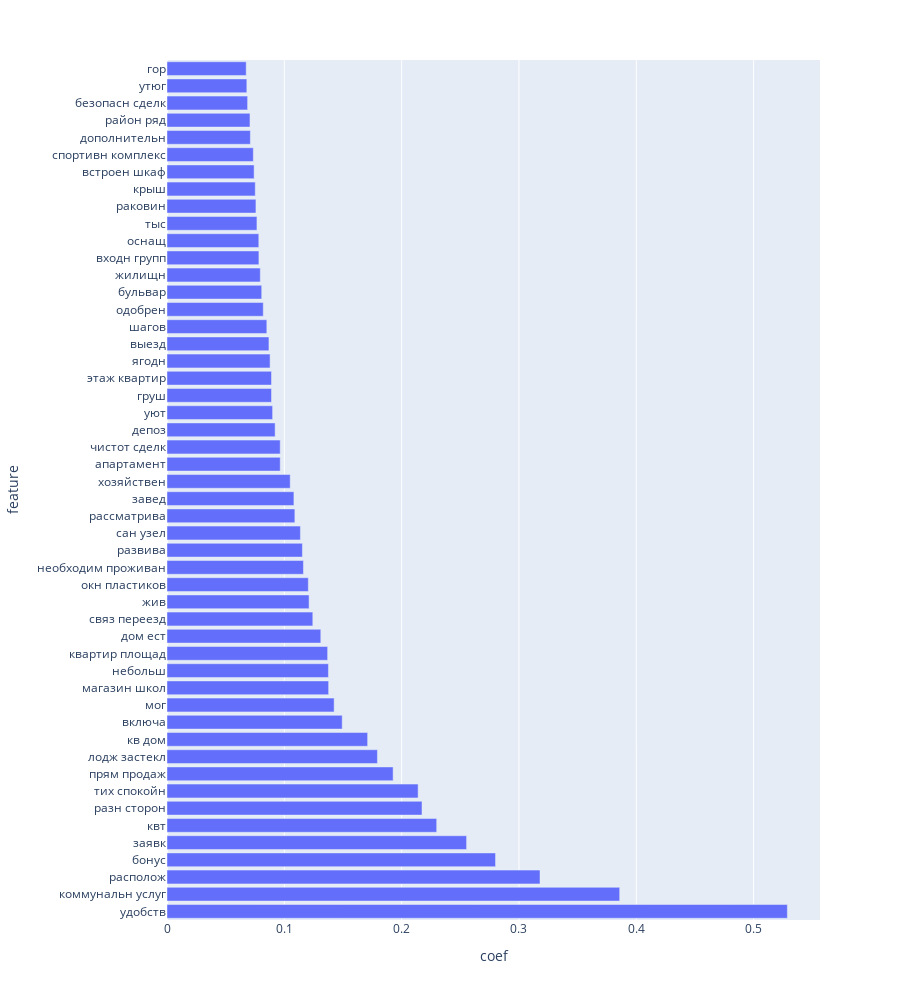

Notebook code for this chart:
### Markdown cell above
### `evro`

### Code cell
pipe = Pipeline(
    steps=[('ss', StandardScaler()),
           ('lr', LogisticRegression(random_state=RANDOM_STATE))]
)

pipe.fit(
    X=bow_vect.transform(df.loc[df['sample_part'] == 'train', 'description_text_stem']).toarray(),
    y=df.loc[df['sample_part'] == 'train', 'evro']
)

best_features(model=pipe['lr'], vect=bow_vect, top_n=50, height=1000)

### Figure 1 — Plotly figure (JSON) as saved in the notebook; plotly's stock layout.template omitted (floating-point values rounded to 4 significant figures)
{"data": [{"alignmentgroup": "True", "hovertemplate": "coef=%{x}<br>feature=%{y}<extra></extra>", "legendgroup": "", "marker": {"color": "#636efa", "pattern": {"shape": ""}}, "name": "", "offsetgroup": "", "orientation": "h", "showlegend": false, "textposition": "auto", "type": "bar", "x": [0.5287, 0.3858, 0.3179, 0.28, 0.2553, 0.2299, 0.2173, 0.214, 0.1927, 0.1794, 0.171, 0.1493, 0.1425, 0.1378, 0.1376, 0.1369, 0.1311, 0.1243, 0.1211, 0.1204, 0.1163, 0.1154, 0.1137, 0.109, 0.1082, 0.105, 0.09651, 0.09649, 0.09215, 0.09001, 0.08906, 0.08906, 0.08786, 0.08689, 0.08508, 0.08204, 0.08072, 0.07951, 0.07834, 0.07823, 0.07666, 0.0758, 0.07522, 0.07425, 0.07356, 0.07105, 0.07073, 0.06872, 0.06804, 0.0675], "xaxis": "x", "y": ["удобств", "коммунальн услуг", "располож", "бонус", "заявк", "квт", "разн сторон", "тих спокойн", "прям продаж", "лодж застекл", "кв дом", "включа", "мог", "магазин школ", "небольш", "квартир площад", "дом ест", "связ переезд", "жив", "окн пластиков", "необходим проживан", "развива", "сан узел", "рассматрива", "завед", "хозяйствен", "апартамент", "чистот сделк", "депоз", "уют", "груш", "этаж квартир", "ягодн", "выезд", "шагов", "одобрен", "бульвар", "жилищн", "входн групп", "оснащ", "тыс", "раковин", "крыш", "встроен шкаф", "спортивн комплекс", "дополнительн", "район ряд", "безопасн сделк", "утюг", "гор"], "yaxis": "y"}], "layout": {"barmode": "relative", "height": 1000, "legend": {"tracegroupgap": 0}, "margin": {"t": 60}, "xaxis": {"anchor": "y", "domain": [0, 1], "title": {"text": "coef"}}, "yaxis": {"anchor": "x", "domain": [0, 1], "title": {"text": "feature"}}}}
